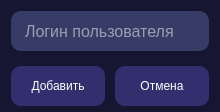
<?xml version="1.0" encoding="UTF-8"?>
<ui version="4.0">
 <class>nick</class>
 <widget class="QDialog" name="nick">
  <property name="geometry">
   <rect>
    <x>0</x>
    <y>0</y>
    <width>220</width>
    <height>112</height>
   </rect>
  </property>
  <property name="minimumSize">
   <size>
    <width>220</width>
    <height>112</height>
   </size>
  </property>
  <property name="maximumSize">
   <size>
    <width>220</width>
    <height>112</height>
   </size>
  </property>
  <property name="windowTitle">
   <string>Пригласить</string>
  </property>
  <property name="styleSheet">
   <string notr="true">background-color: #171632;
</string>
  </property>
  <layout class="QGridLayout" name="gridLayout_2">
   <item row="0" column="0">
    <layout class="QGridLayout" name="gridLayout">
     <property name="horizontalSpacing">
      <number>0</number>
     </property>
     <property name="verticalSpacing">
      <number>20</number>
     </property>
     <item row="0" column="0">
      <widget class="QLineEdit" name="user_login">
       <property name="enabled">
        <bool>true</bool>
       </property>
       <property name="minimumSize">
        <size>
         <width>150</width>
         <height>40</height>
        </size>
       </property>
       <property name="font">
        <font>
         <pointsize>12</pointsize>
        </font>
       </property>
       <property name="styleSheet">
        <string notr="true">QLineEdit{
border: 2px solid #373C66;
color: white;
border-radius: 10px;
padding: 5px 10px;
outline: none;
background: #373C66;
}

</string>
       </property>
       <property name="placeholderText">
        <string>Логин пользователя</string>
       </property>
      </widget>
     </item>
     <item row="1" column="0">
      <layout class="QHBoxLayout" name="horizontalLayout">
       <property name="spacing">
        <number>10</number>
       </property>
       <item>
        <widget class="QPushButton" name="add">
         <property name="minimumSize">
          <size>
           <width>85</width>
           <height>40</height>
          </size>
         </property>
         <property name="cursor">
          <cursorShape>PointingHandCursor</cursorShape>
         </property>
         <property name="styleSheet">
          <string notr="true">background: #322F6E;
border-radius: 10px;
color: white;</string>
         </property>
         <property name="text">
          <string>Добавить</string>
         </property>
        </widget>
       </item>
       <item>
        <widget class="QPushButton" name="back">
         <property name="minimumSize">
          <size>
           <width>85</width>
           <height>40</height>
          </size>
         </property>
         <property name="cursor">
          <cursorShape>PointingHandCursor</cursorShape>
         </property>
         <property name="styleSheet">
          <string notr="true">background: #322F6E;
border-radius: 10px;
color: white;</string>
         </property>
         <property name="text">
          <string>Отмена</string>
         </property>
        </widget>
       </item>
      </layout>
     </item>
    </layout>
   </item>
  </layout>
 </widget>
 <resources/>
 <connections/>
</ui>
